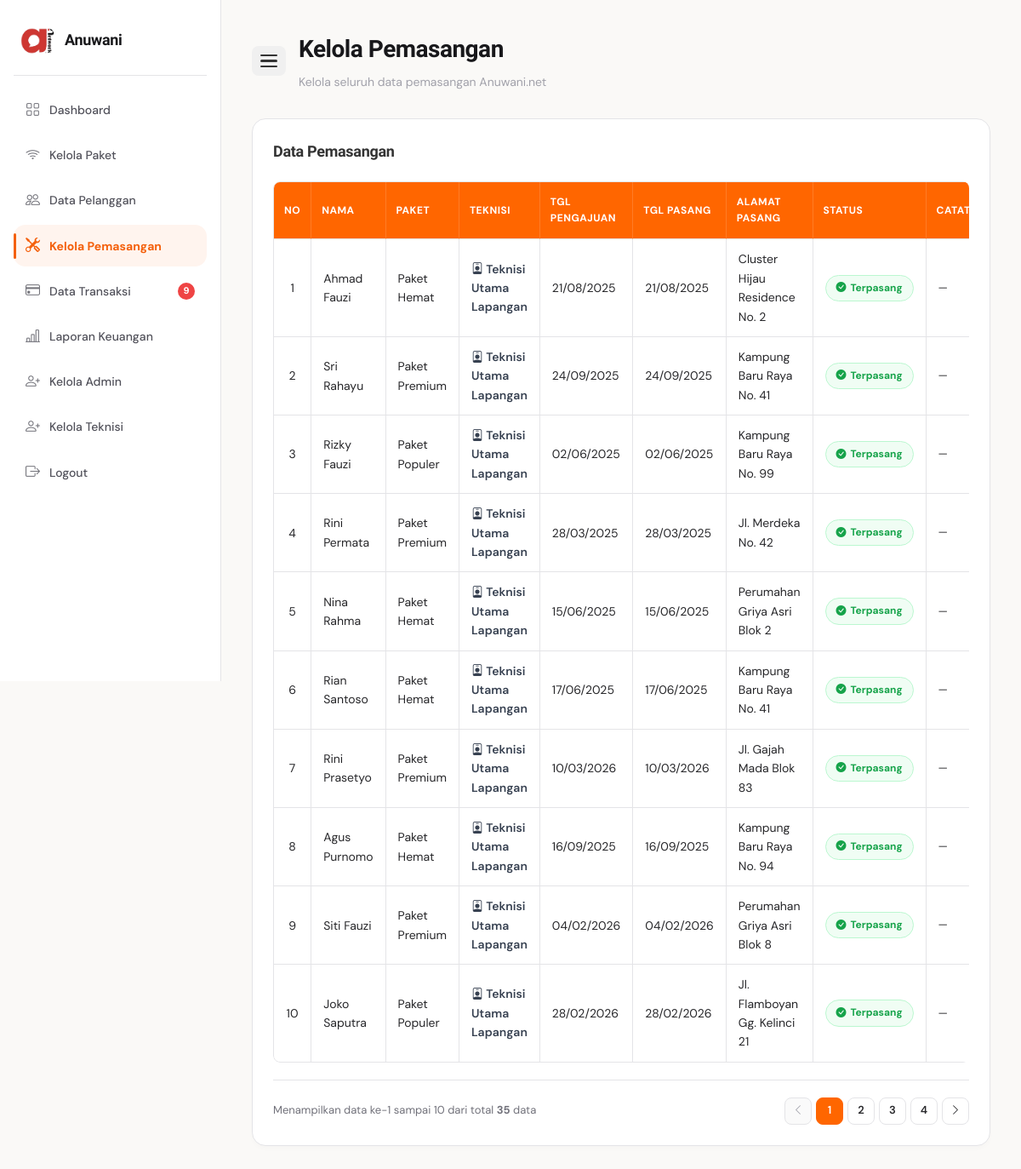
Page /admin/pemasangan/index.php (signed in) on the committed database.
### tables this page shows
CREATE TABLE `tb_pemasangan` (
  `id_pemasangan` int NOT NULL,
  `id_customer` int NOT NULL,
  `id_paket` int NOT NULL,
  `id_teknisi` int DEFAULT NULL,
  `tanggal_pengajuan` date DEFAULT NULL,
  `tanggal_pasang` date DEFAULT NULL,
  `alamat_pasang` text NOT NULL,
  `status_pemasangan` enum('menunggu','diproses','terpasang','dibatalkan') DEFAULT 'menunggu',
  `bukti_foto` varchar(255) DEFAULT NULL,
  `catatan` text,
  `created_at` timestamp NOT NULL DEFAULT CURRENT_TIMESTAMP
);

CREATE TABLE `tb_customer` (
  `id_customer` int NOT NULL,
  `id_user` int NOT NULL,
  `nama_customer` varchar(100) NOT NULL,
  `alamat_customer` text NOT NULL,
  `telepon_customer` varchar(20) DEFAULT NULL,
  `email_customer` varchar(100) DEFAULT NULL,
  `sumber_customer` enum('online','offline') DEFAULT NULL,
  `status_customer` enum('aktif','pending','nonaktif') DEFAULT 'pending',
  `created_at` timestamp NOT NULL DEFAULT CURRENT_TIMESTAMP
);

CREATE TABLE `tb_paket` (
  `id_paket` int NOT NULL,
  `nama_paket` varchar(100) NOT NULL,
  `harga` int NOT NULL,
  `kecepatan` varchar(50) NOT NULL,
  `deskripsi` text,
  `status` enum('aktif','nonaktif') DEFAULT 'aktif'
);

CREATE TABLE `tb_teknisi` (
  `id_teknisi` int NOT NULL,
  `id_user` int NOT NULL,
  `nama_teknisi` varchar(100) NOT NULL,
  `telepon_teknisi` varchar(20) NOT NULL
);

### admin/pemasangan/index.php (the view, shortened to what this page needs)
<?php
require_once __DIR__ . '/../../koneksi.php';
$limit = 10;
$halaman = (isset($_GET['halaman'])) ? max(1, (int)$_GET['halaman']) : 1;
$awalData = ($halaman - 1) * $limit;
$query_total = mysqli_query($koneksi, "SELECT COUNT(*) AS total FROM tb_pemasangan");
$totalData = mysqli_fetch_assoc($query_total)['total'] ?? 0;
$jumlahHalaman = ceil($totalData / $limit);
$query = mysqli_query($koneksi, "
    SELECT p.id_pemasangan, c.nama_customer, pk.nama_paket, p.tanggal_pengajuan, p.tanggal_pasang, p.alamat_pasang, p.status_pemasangan, p.catatan, t.nama_teknisi
    FROM tb_pemasangan p
    LEFT JOIN tb_customer c ON p.id_customer = c.id_customer
    LEFT JOIN tb_paket pk ON p.id_paket = pk.id_paket
    LEFT JOIN tb_teknisi t ON p.id_teknisi = t.id_teknisi
    ORDER BY p.id_pemasangan DESC
    LIMIT $awalData, $limit
");
$query_notif_transaksi = mysqli_query($koneksi, "SELECT COUNT(*) AS total FROM tb_transaksi WHERE status_pembayaran = 'menunggu_verifikasi'");
$total_notif_transaksi = mysqli_fetch_assoc($query_notif_transaksi)['total'] ?? 0;
function tgl_indo($tanggal) {
    $split = explode('-', $tanggal);
    return $split[2] . '/' . sprintf("%02d", $split[1]) . '/' . $split[0];
}
?>
<!DOCTYPE html>
<html lang="id">
<head>
    <link rel="stylesheet" href="../../assets/css/style.css">
    <link rel="stylesheet" href="https://cdn.jsdelivr.net/npm/bootstrap-icons@1.11.3/font/bootstrap-icons.min.css">
</head>
<body>
<div class="dashboard-layout">
    <div class="sidebar">
        <div class="sidebar-logo">
            <img src="../../assets/images/logo.png" alt="Logo">
            <h2>Anuwani</h2>
        </div>
        <ul>
            <li><a href="../index.php"><i class="bi bi-grid"></i> <span>Dashboard</span></a></li>
            <li><a href="../paket/index.php"><i class="bi bi-wifi"></i> <span>Kelola Paket</span></a></li>
            <li><a href="../customer/index.php"><i class="bi bi-people"></i> <span>Data Pelanggan</span></a></li>
            <li>
                <a href="index.php" class="active">
                    <i class="bi bi-tools"></i> <span>Kelola Pemasangan</span>
                </a>
            </li>
            <li>
                <a href="../transaksi/index.php">
                    <i class="bi bi-credit-card"></i> <span>Data Transaksi</span>
                    <?php if ($total_notif_transaksi > 0): ?>
                        <span class="notif-badge"><?= $total_notif_transaksi; ?></span>
                    <?php endif; ?>
                </a>
            </li>
            <li><a href="../laporan_keuangan/index.php"><i class="bi bi-bar-chart-line"></i> <span>Laporan Keuangan</span></a></li>
            <li><a href="../admin_user/index.php"><i class="bi bi-person-plus"></i> <span>Kelola Admin</span></a></li>
            <li><a href="../teknisi_user/index.php"><i class="bi bi-person-plus"></i> <span>Kelola Teknisi</span></a></li>
            <li><a href="#" onclick="openLogoutModal()"><i class="bi bi-box-arrow-right"></i> <span>Logout</span></a></li>
        </ul>
    </div>
    <div class="dashboard-content">
        <div class="topbar">
            <button class="sidebar-toggle" id="sidebarToggle" aria-label="Toggle Sidebar">
                <span></span>
                <span></span>
                <span></span>
            </button>
            <div>
                <h1>Kelola Pemasangan</h1>
                <p>Kelola seluruh data pemasangan Anuwani.net</p>
            </div>
        </div>
        <div class="table-card">
            <div class="table-header">
                <h3>Data Pemasangan</h3>
            </div>
            <div style="overflow-x:auto; width: 100%; border-radius: 8px;">
                <table>
                    <thead>
                        <tr>
                            <th style="width: 60px; text-align: center;">No</th>
                            <th>Nama</th>
                            <th>Paket</th>
                            <th>Teknisi</th>
                            <th>Tgl Pengajuan</th>
                            <th>Tgl Pasang</th>
                            <th>Alamat Pasang</th>
                            <th>Status</th>
                            <th>Catatan</th>
                        </tr>
                    </thead>
                    <tbody>
                        <?php
                        $no = $awalData + 1;
                        if (mysqli_num_rows($query) > 0) :
                            while ($data = mysqli_fetch_assoc($query)) :
                                $status = strtolower(trim($data['status_pemasangan'] ?? ''));
                        ?>
                        <tr class="<?= $status === 'menunggu' ? 'row-menunggu' : '' ?>">
                            <td style="text-align: center;"><?= $no++; ?></td>
                            <td><?= htmlspecialchars($data['nama_customer'] ?? ''); ?></td>
                            <td><?= htmlspecialchars($data['nama_paket'] ?? '—'); ?></td>
                            <td>
                                <?php if(!empty($data['nama_teknisi'])): ?>
                                    <span style="font-weight: 600; color: #374151;"><i class="bi bi-person-badge"></i> <?= htmlspecialchars($data['nama_teknisi']); ?></span>
                                <?php else: ?>
                                    <span style="color: #9ca3af; font-style: italic;">Belum Diplot</span>
                                <?php endif; ?>
                            </td>
                            <td><?= tgl_indo($data['tanggal_pengajuan']); ?></td>
                            <td><?= tgl_indo($data['tanggal_pasang']); ?></td>
                            <td><?= htmlspecialchars($data['alamat_pasang'] ?? ''); ?></td>
                            <td>
                                <?php
                                if ($status == 'terpasang') {
                                    echo '<span class="status-active"><i class="bi bi-check-circle-fill"></i> Terpasang</span>';
                                } elseif ($status == 'menunggu') {
                                    echo '<span class="status-pending"><i class="bi bi-hourglass-split"></i> Menunggu</span>';
                                } elseif ($status == 'diproses') {
                                    echo '<span class="status-process"><i class="bi bi-gear-fill"></i> Diproses</span>';
                                } elseif ($status == 'dibatalkan') {
                                    echo '<span class="status-nonactive"><i class="bi bi-x-circle-fill"></i> Dibatalkan</span>';
                                } else {
                                    echo '<span class="status-pending">' . htmlspecialchars($data['status_pemasangan']) . '</span>';
                                }
                                ?>
                            </td>
                            <td style="color:#a1a1aa; font-size:13px;"><?= !empty($data['catatan']) ? htmlspecialchars($data['catatan']) : '—'; ?></td>
                        </tr>
                        <?php
                            endwhile;
                        endif; ?>
                    </tbody>
                </table>
            </div>
            <?php if ($jumlahHalaman > 1) : ?>
            <div class="pagination-container">
                <div class="pagination-info">
                    Menampilkan data ke-<?= $awalData + 1; ?> sampai <?= min($awalData + $limit, $totalData); ?> dari total <strong><?= $totalData; ?></strong> data
                </div>
                <ul class="pagination-list">
                    <li class="<?= ($halaman <= 1) ? 'disabled-page' : '' ?>">
                        <a href="index.php?halaman=<?= $halaman - 1; ?>"><i class="bi bi-chevron-left"></i></a>
                    </li>
                    <?php
                    $start_loop = max(1, $halaman - 2);
                    $end_loop = min($jumlahHalaman, $halaman + 2);
                    for ($i = $start_loop; $i <= $end_loop; $i++) {
                        if ($halaman == $i) {
                            echo '<li class="active-page"><a href="#">' . $i . '</a></li>';
                        } else {
                            echo '<li><a href="index.php?halaman=' . $i . '">' . $i . '</a></li>';
                        }
                    }
                    if ($end_loop < $jumlahHalaman) {
                        echo '<li><a href="index.php?halaman=' . $jumlahHalaman . '">' . $jumlahHalaman . '</a></li>';
                    }
                    ?>
                    <li class="<?= ($halaman >= $jumlahHalaman) ? 'disabled-page' : '' ?>">
                        <a href="index.php?halaman=<?= $halaman + 1; ?>"><i class="bi bi-chevron-right"></i></a>
                    </li>
                </ul>
            </div>
            <?php endif; ?>
        </div>
    </div>
</div>
</body>
</html>

### assets/css/style.css (style rules this page uses)
:root { --primary: #f4600c; --primary-light: #ff8a3d; --primary-glow: rgba(244, 96, 12, 0.18); --primary-soft: #fff4ee; --dark: #18181b; --dark-2: #27272a; --mid: #52525b; --muted: #a1a1aa; --line: #e4e4e7; --surface: #ffffff; --surface-2: #fafafa; --surface-3: #f5f5f4; --bg: #faf9f7; --shadow-sm: 0 1px 3px rgba(0,0,0,.06), 0 1px 2px rgba(0,0,0,.04); --shadow-md: 0 4px 16px rgba(0,0,0,.08), 0 2px 6px rgba(0,0,0,.04); --shadow-lg: 0 12px 40px rgba(0,0,0,.10), 0 4px 12px rgba(0,0,0,.05); --shadow-xl: 0 24px 60px rgba(0,0,0,.12), 0 8px 20px rgba(0,0,0,.06); --shadow-orange: 0 8px 32px rgba(244,96,12,.28); --radius-sm: 8px; --radius-md: 14px; --radius-lg: 22px; --radius-xl: 32px; --transition: all .22s cubic-bezier(.4,0,.2,1); --font-body: 'DM Sans', sans-serif; --font-display: 'Plus Jakarta Sans', sans-serif; }
*, *::before, *::after { margin: 0; padding: 0; box-sizing: border-box; }
html { scroll-behavior: smooth; }
body { font-family: var(--font-body); font-size: 15px; line-height: 1.6; color: var(--dark); background-color: var(--bg); overflow-x: hidden; -webkit-font-smoothing: antialiased; }
img { max-width: 100%; display: block; }
a { text-decoration: none; }
.dashboard-layout { display: flex; min-height: 100vh; background: var(--bg); }
.sidebar { width: 248px; min-width: 248px; background: var(--surface); padding: 24px 16px; border-right: 1px solid var(--line); position: sticky; top: 0; height: 100vh; overflow-y: auto; display: flex; flex-direction: column; }
.sidebar-logo { display: flex; align-items: center; gap: 12px; padding: 8px 8px 24px; border-bottom: 1px solid var(--line); margin-bottom: 16px; }
.sidebar-logo img { width: 40px; border-radius: 10px; }
.sidebar-logo h2 { font-family: var(--font-display); font-size: 18px; font-weight: 800; color: var(--dark); letter-spacing: -.3px; }
.sidebar ul { list-style: none; padding: 0; }
.sidebar ul li { margin-bottom: 4px; }
.sidebar ul li a { display: flex; align-items: center; gap: 11px; padding: 11px 14px; border-radius: var(--radius-md); color: var(--mid); font-size: 14px; font-weight: 500; transition: var(--transition); position: relative; }
.sidebar ul li a i { font-size: 17px; opacity: .8; }
.sidebar ul li a.active { background: var(--primary-soft); color: var(--primary); font-weight: 700; }
.sidebar ul li a.active i { opacity: 1; }
.sidebar ul li a.active::before { content: ''; position: absolute; left: 0; top: 20%; bottom: 20%; width: 3px; border-radius: 2px; background: var(--primary); }
.dashboard-content { flex: 1; min-width: 0; padding: 36px 36px; overflow-x: hidden; }
.topbar { margin-bottom: 32px; }
.topbar h1 { font-family: var(--font-display); font-size: 28px; font-weight: 800; letter-spacing: -.5px; color: var(--dark); }
.topbar p { color: var(--muted); font-size: 14px; margin-top: 4px; }
.table-card { background: var(--surface); padding: 0; border-radius: var(--radius-lg); overflow: hidden; border: 1px solid var(--line); box-shadow: var(--shadow-sm); }
table { width: 100%; border-collapse: collapse; min-width: 480px; }
table thead { background: var(--surface-2); border-bottom: 1px solid var(--line); }
table th { padding: 13px 18px; text-align: left; font-size: 12px; font-weight: 700; text-transform: uppercase; letter-spacing: .6px; color: var(--muted); }
table td { padding: 14px 18px; font-size: 14px; color: var(--dark); border-bottom: 1px solid var(--line); }
table tbody tr:last-child td { border-bottom: none; }
table tbody tr { transition: background .15s; }
.table-header { display: flex; justify-content: space-between; align-items: center; margin-bottom: 22px; gap: 12px; flex-wrap: wrap; }
.table-header h3 { font-family: var(--font-display); font-size: 22px; font-weight: 800; color: var(--dark); letter-spacing: -.3px; }
.status-active { background: #f0fdf4; color: #16a34a; padding: 5px 12px; border-radius: 20px; font-size: 12px; font-weight: 700; border: 1px solid #bbf7d0; display: inline-block; }

### rows in the picture
tb_pemasangan: id_customer.nama_customer "Ahmad Fauzi", id_paket.nama_paket "Paket Hemat", id_teknisi.nama_teknisi "Teknisi Utama Lapangan", tanggal_pengajuan "21/08/2025", tanggal_pasang "21/08/2025", alamat_pasang "Cluster Hijau Residence No. 2", status_pemasangan "terpasang" (drawn)
tb_pemasangan: id_customer.nama_customer "Sri Rahayu", id_paket.nama_paket "Paket Premium", id_teknisi.nama_teknisi "Teknisi Utama Lapangan", tanggal_pengajuan "24/09/2025", tanggal_pasang "24/09/2025", alamat_pasang "Kampung Baru Raya No. 41", status_pemasangan "terpasang" (drawn)
tb_pemasangan: id_customer.nama_customer "Rizky Fauzi", id_paket.nama_paket "Paket Populer", id_teknisi.nama_teknisi "Teknisi Utama Lapangan", tanggal_pengajuan "02/06/2025", tanggal_pasang "02/06/2025", alamat_pasang "Kampung Baru Raya No. 99", status_pemasangan "terpasang" (drawn)
tb_pemasangan: id_customer.nama_customer "Rini Permata", id_paket.nama_paket "Paket Premium", id_teknisi.nama_teknisi "Teknisi Utama Lapangan", tanggal_pengajuan "28/03/2025", tanggal_pasang "28/03/2025", alamat_pasang "Jl. Merdeka No. 42", status_pemasangan "terpasang" (drawn)
tb_pemasangan: id_customer.nama_customer "Nina Rahma", id_paket.nama_paket "Paket Hemat", id_teknisi.nama_teknisi "Teknisi Utama Lapangan", tanggal_pengajuan "15/06/2025", tanggal_pasang "15/06/2025", alamat_pasang "Perumahan Griya Asri Blok 2", status_pemasangan "terpasang" (drawn)
tb_pemasangan: id_customer.nama_customer "Rian Santoso", id_paket.nama_paket "Paket Hemat", id_teknisi.nama_teknisi "Teknisi Utama Lapangan", tanggal_pengajuan "17/06/2025", tanggal_pasang "17/06/2025", alamat_pasang "Kampung Baru Raya No. 41", status_pemasangan "terpasang" (drawn)
tb_pemasangan: id_customer.nama_customer "Rini Prasetyo", id_paket.nama_paket "Paket Premium", id_teknisi.nama_teknisi "Teknisi Utama Lapangan", tanggal_pengajuan "10/03/2026", tanggal_pasang "10/03/2026", alamat_pasang "Jl. Gajah Mada Blok 83", status_pemasangan "terpasang" (drawn)
tb_pemasangan: id_customer.nama_customer "Agus Purnomo", id_paket.nama_paket "Paket Hemat", id_teknisi.nama_teknisi "Teknisi Utama Lapangan", tanggal_pengajuan "16/09/2025", tanggal_pasang "16/09/2025", alamat_pasang "Kampung Baru Raya No. 94", status_pemasangan "terpasang" (drawn)
tb_pemasangan: id_customer.nama_customer "Siti Fauzi", id_paket.nama_paket "Paket Premium", id_teknisi.nama_teknisi "Teknisi Utama Lapangan", tanggal_pengajuan "04/02/2026", tanggal_pasang "04/02/2026", alamat_pasang "Perumahan Griya Asri Blok 8", status_pemasangan "terpasang" (drawn)
tb_pemasangan: id_customer.nama_customer "Joko Saputra", id_paket.nama_paket "Paket Populer", id_teknisi.nama_teknisi "Teknisi Utama Lapangan", tanggal_pengajuan "28/02/2026", tanggal_pasang "28/02/2026", alamat_pasang "Jl. Flamboyan Gg. Kelinci 21", status_pemasangan "terpasang" (drawn)

### other values in the picture
$total_notif_transaksi "9"
$awalData + 1 "1"
min($awalData + $limit, $totalData) "10"
$totalData "35"
$jumlahHalaman "4"
